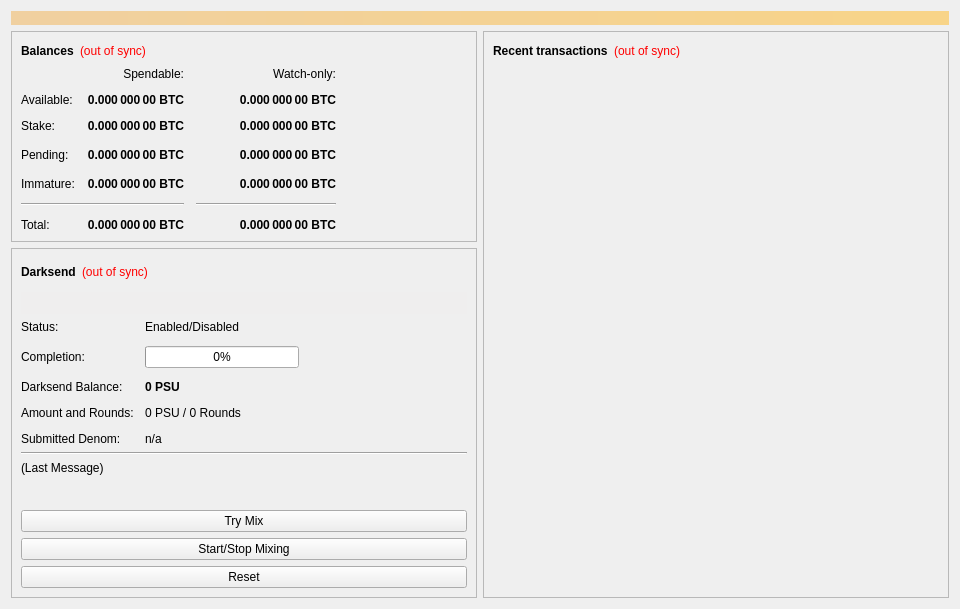
<?xml version="1.0" encoding="UTF-8"?>
<ui version="4.0">
 <class>OverviewPage</class>
 <widget class="QWidget" name="OverviewPage">
  <property name="geometry">
   <rect>
    <x>0</x>
    <y>0</y>
    <width>960</width>
    <height>594</height>
   </rect>
  </property>
  <property name="minimumSize">
   <size>
    <width>960</width>
    <height>0</height>
   </size>
  </property>
  <property name="windowTitle">
   <string>Form</string>
  </property>
  <layout class="QVBoxLayout" name="topLayout">
   <item>
    <widget class="QLabel" name="labelAlerts">
     <property name="visible">
      <bool>false</bool>
     </property>
     <property name="styleSheet">
      <string notr="true">background-color: qlineargradient(x1: 0, y1: 0, x2: 1, y2: 0, stop:0 #F0D0A0, stop:1 #F8D488); color:#000000;</string>
     </property>
     <property name="wordWrap">
      <bool>true</bool>
     </property>
     <property name="margin">
      <number>3</number>
     </property>
    </widget>
   </item>
   <item>
    <layout class="QHBoxLayout" name="horizontalLayout" stretch="1,1">
     <item>
      <layout class="QVBoxLayout" name="verticalLayout_2">
       <item>
        <widget class="QFrame" name="frame">
         <property name="frameShape">
          <enum>QFrame::StyledPanel</enum>
         </property>
         <property name="frameShadow">
          <enum>QFrame::Raised</enum>
         </property>
         <layout class="QVBoxLayout" name="verticalLayout_4">
          <item>
           <layout class="QHBoxLayout" name="horizontalLayout_4">
            <item>
             <widget class="QLabel" name="label_5">
              <property name="font">
               <font>
                <weight>75</weight>
                <bold>true</bold>
               </font>
              </property>
              <property name="text">
               <string>Balances</string>
              </property>
             </widget>
            </item>
            <item>
             <widget class="QLabel" name="labelWalletStatus">
              <property name="cursor">
               <cursorShape>WhatsThisCursor</cursorShape>
              </property>
              <property name="toolTip">
               <string>The displayed information may be out of date. Your wallet automatically synchronizes with the Posuniversecoin network after a connection is established, but this process has not completed yet.</string>
              </property>
              <property name="styleSheet">
               <string notr="true">QLabel { color: red; }</string>
              </property>
              <property name="text">
               <string notr="true">(out of sync)</string>
              </property>
              <property name="alignment">
               <set>Qt::AlignLeading|Qt::AlignLeft|Qt::AlignVCenter</set>
              </property>
             </widget>
            </item>
            <item>
             <spacer name="horizontalSpacer_3">
              <property name="orientation">
               <enum>Qt::Horizontal</enum>
              </property>
              <property name="sizeHint" stdset="0">
               <size>
                <width>40</width>
                <height>20</height>
               </size>
              </property>
             </spacer>
            </item>
           </layout>
          </item>
          <item>
           <layout class="QGridLayout" name="gridLayout">
            <property name="spacing">
             <number>12</number>
            </property>
            <item row="3" column="2">
             <widget class="QLabel" name="labelWatchPending">
              <property name="font">
               <font>
                <weight>75</weight>
                <bold>true</bold>
               </font>
              </property>
              <property name="cursor">
               <cursorShape>IBeamCursor</cursorShape>
              </property>
              <property name="toolTip">
               <string>Unconfirmed transactions to watch-only addresses</string>
              </property>
              <property name="text">
               <string notr="true">0.000 000 00 BTC</string>
              </property>
              <property name="alignment">
               <set>Qt::AlignRight|Qt::AlignTrailing|Qt::AlignVCenter</set>
              </property>
              <property name="textInteractionFlags">
               <set>Qt::LinksAccessibleByMouse|Qt::TextSelectableByKeyboard|Qt::TextSelectableByMouse</set>
              </property>
             </widget>
            </item>
            <item row="3" column="1">
             <widget class="QLabel" name="labelUnconfirmed">
              <property name="font">
               <font>
                <weight>75</weight>
                <bold>true</bold>
               </font>
              </property>
              <property name="cursor">
               <cursorShape>IBeamCursor</cursorShape>
              </property>
              <property name="toolTip">
               <string>Total of transactions that have yet to be confirmed, and do not yet count toward the spendable balance</string>
              </property>
              <property name="text">
               <string notr="true">0.000 000 00 BTC</string>
              </property>
              <property name="alignment">
               <set>Qt::AlignRight|Qt::AlignTrailing|Qt::AlignVCenter</set>
              </property>
              <property name="textInteractionFlags">
               <set>Qt::LinksAccessibleByMouse|Qt::TextSelectableByKeyboard|Qt::TextSelectableByMouse</set>
              </property>
             </widget>
            </item>
            <item row="4" column="2">
             <widget class="QLabel" name="labelWatchImmature">
              <property name="font">
               <font>
                <weight>75</weight>
                <bold>true</bold>
               </font>
              </property>
              <property name="cursor">
               <cursorShape>IBeamCursor</cursorShape>
              </property>
              <property name="toolTip">
               <string>Mined balance in watch-only addresses that has not yet matured</string>
              </property>
              <property name="text">
               <string notr="true">0.000 000 00 BTC</string>
              </property>
              <property name="alignment">
               <set>Qt::AlignRight|Qt::AlignTrailing|Qt::AlignVCenter</set>
              </property>
              <property name="textInteractionFlags">
               <set>Qt::LinksAccessibleByMouse|Qt::TextSelectableByKeyboard|Qt::TextSelectableByMouse</set>
              </property>
             </widget>
            </item>
            <item row="5" column="0" colspan="2">
             <widget class="Line" name="lineSpendableBalance">
              <property name="orientation">
               <enum>Qt::Horizontal</enum>
              </property>
             </widget>
            </item>
            <item row="5" column="2">
             <widget class="Line" name="lineWatchBalance">
              <property name="sizePolicy">
               <sizepolicy hsizetype="Preferred" vsizetype="Fixed">
                <horstretch>0</horstretch>
                <verstretch>0</verstretch>
               </sizepolicy>
              </property>
              <property name="minimumSize">
               <size>
                <width>140</width>
                <height>0</height>
               </size>
              </property>
              <property name="orientation">
               <enum>Qt::Horizontal</enum>
              </property>
             </widget>
            </item>
            <item row="6" column="0">
             <widget class="QLabel" name="labelTotalText">
              <property name="text">
               <string>Total:</string>
              </property>
             </widget>
            </item>
            <item row="4" column="1">
             <widget class="QLabel" name="labelImmature">
              <property name="font">
               <font>
                <weight>75</weight>
                <bold>true</bold>
               </font>
              </property>
              <property name="cursor">
               <cursorShape>IBeamCursor</cursorShape>
              </property>
              <property name="toolTip">
               <string>Mined balance that has not yet matured</string>
              </property>
              <property name="text">
               <string notr="true">0.000 000 00 BTC</string>
              </property>
              <property name="alignment">
               <set>Qt::AlignRight|Qt::AlignTrailing|Qt::AlignVCenter</set>
              </property>
              <property name="textInteractionFlags">
               <set>Qt::LinksAccessibleByMouse|Qt::TextSelectableByKeyboard|Qt::TextSelectableByMouse</set>
              </property>
             </widget>
            </item>
            <item row="3" column="3">
             <spacer name="horizontalSpacer_2">
              <property name="orientation">
               <enum>Qt::Horizontal</enum>
              </property>
              <property name="sizeHint" stdset="0">
               <size>
                <width>40</width>
                <height>20</height>
               </size>
              </property>
             </spacer>
            </item>
            <item row="4" column="0">
             <widget class="QLabel" name="labelImmatureText">
              <property name="text">
               <string>Immature:</string>
              </property>
             </widget>
            </item>
            <item row="6" column="1">
             <widget class="QLabel" name="labelTotal">
              <property name="font">
               <font>
                <weight>75</weight>
                <bold>true</bold>
               </font>
              </property>
              <property name="cursor">
               <cursorShape>IBeamCursor</cursorShape>
              </property>
              <property name="toolTip">
               <string>Your current total balance</string>
              </property>
              <property name="text">
               <string notr="true">0.000 000 00 BTC</string>
              </property>
              <property name="alignment">
               <set>Qt::AlignRight|Qt::AlignTrailing|Qt::AlignVCenter</set>
              </property>
              <property name="textInteractionFlags">
               <set>Qt::LinksAccessibleByMouse|Qt::TextSelectableByKeyboard|Qt::TextSelectableByMouse</set>
              </property>
             </widget>
            </item>
            <item row="6" column="2">
             <widget class="QLabel" name="labelWatchTotal">
              <property name="font">
               <font>
                <weight>75</weight>
                <bold>true</bold>
               </font>
              </property>
              <property name="cursor">
               <cursorShape>IBeamCursor</cursorShape>
              </property>
              <property name="toolTip">
               <string>Current total balance in watch-only addresses</string>
              </property>
              <property name="text">
               <string notr="true">0.000 000 00 BTC</string>
              </property>
              <property name="alignment">
               <set>Qt::AlignRight|Qt::AlignTrailing|Qt::AlignVCenter</set>
              </property>
              <property name="textInteractionFlags">
               <set>Qt::LinksAccessibleByMouse|Qt::TextSelectableByKeyboard|Qt::TextSelectableByMouse</set>
              </property>
             </widget>
            </item>
            <item row="0" column="2">
             <widget class="QLabel" name="labelWatchonly">
              <property name="text">
               <string>Watch-only:</string>
              </property>
              <property name="alignment">
               <set>Qt::AlignRight|Qt::AlignTrailing|Qt::AlignVCenter</set>
              </property>
             </widget>
            </item>
            <item row="1" column="0">
             <widget class="QLabel" name="labelBalanceText">
              <property name="text">
               <string>Available:</string>
              </property>
             </widget>
            </item>
            <item row="1" column="1">
             <widget class="QLabel" name="labelBalance">
              <property name="font">
               <font>
                <weight>75</weight>
                <bold>true</bold>
               </font>
              </property>
              <property name="cursor">
               <cursorShape>IBeamCursor</cursorShape>
              </property>
              <property name="toolTip">
               <string>Your current spendable balance</string>
              </property>
              <property name="text">
               <string notr="true">0.000 000 00 BTC</string>
              </property>
              <property name="alignment">
               <set>Qt::AlignRight|Qt::AlignTrailing|Qt::AlignVCenter</set>
              </property>
              <property name="textInteractionFlags">
               <set>Qt::LinksAccessibleByMouse|Qt::TextSelectableByKeyboard|Qt::TextSelectableByMouse</set>
              </property>
             </widget>
            </item>
            <item row="2" column="0">
             <widget class="QLabel" name="label_10">
              <property name="text">
               <string>Stake:</string>
              </property>
             </widget>
            </item>
            <item row="2" column="1">
             <widget class="QLabel" name="labelStake">
              <property name="font">
               <font>
                <weight>75</weight>
                <bold>true</bold>
               </font>
              </property>
              <property name="cursor">
               <cursorShape>IBeamCursor</cursorShape>
              </property>
              <property name="toolTip">
               <string>Total of coins that was staked, and do not yet count toward the current balance</string>
              </property>
              <property name="text">
               <string notr="true">0.000 000 00 BTC</string>
              </property>
              <property name="alignment">
               <set>Qt::AlignRight|Qt::AlignTrailing|Qt::AlignVCenter</set>
              </property>
              <property name="textInteractionFlags">
               <set>Qt::LinksAccessibleByMouse|Qt::TextSelectableByKeyboard|Qt::TextSelectableByMouse</set>
              </property>
             </widget>
            </item>
            <item row="2" column="2">
             <widget class="QLabel" name="labelWatchStake">
              <property name="font">
               <font>
                <weight>75</weight>
                <bold>true</bold>
               </font>
              </property>
              <property name="cursor">
               <cursorShape>IBeamCursor</cursorShape>
              </property>
              <property name="toolTip">
               <string>Total of coins that was staked in watch-only addresses, and do not yet count toward the current watch-only balance</string>
              </property>
              <property name="text">
               <string notr="true">0.000 000 00 BTC</string>
              </property>
              <property name="alignment">
               <set>Qt::AlignRight|Qt::AlignTrailing|Qt::AlignVCenter</set>
              </property>
              <property name="textInteractionFlags">
               <set>Qt::LinksAccessibleByMouse|Qt::TextSelectableByKeyboard|Qt::TextSelectableByMouse</set>
              </property>
             </widget>
            </item>
            <item row="1" column="2">
             <widget class="QLabel" name="labelWatchAvailable">
              <property name="font">
               <font>
                <weight>75</weight>
                <bold>true</bold>
               </font>
              </property>
              <property name="cursor">
               <cursorShape>IBeamCursor</cursorShape>
              </property>
              <property name="toolTip">
               <string>Your current balance in watch-only addresses</string>
              </property>
              <property name="text">
               <string notr="true">0.000 000 00 BTC</string>
              </property>
              <property name="alignment">
               <set>Qt::AlignRight|Qt::AlignTrailing|Qt::AlignVCenter</set>
              </property>
              <property name="textInteractionFlags">
               <set>Qt::LinksAccessibleByMouse|Qt::TextSelectableByKeyboard|Qt::TextSelectableByMouse</set>
              </property>
             </widget>
            </item>
            <item row="3" column="0">
             <widget class="QLabel" name="labelPendingText">
              <property name="text">
               <string>Pending:</string>
              </property>
             </widget>
            </item>
            <item row="0" column="1">
             <widget class="QLabel" name="labelSpendable">
              <property name="text">
               <string>Spendable:</string>
              </property>
              <property name="alignment">
               <set>Qt::AlignRight|Qt::AlignTrailing|Qt::AlignVCenter</set>
              </property>
             </widget>
            </item>
           </layout>
          </item>
         </layout>
        </widget>
       </item>
       <item>
        <widget class="QFrame" name="frameDarksend">
         <property name="sizePolicy">
          <sizepolicy hsizetype="Expanding" vsizetype="Expanding">
           <horstretch>0</horstretch>
           <verstretch>0</verstretch>
          </sizepolicy>
         </property>
         <property name="minimumSize">
          <size>
           <width>0</width>
           <height>350</height>
          </size>
         </property>
         <property name="layoutDirection">
          <enum>Qt::LeftToRight</enum>
         </property>
         <property name="frameShape">
          <enum>QFrame::StyledPanel</enum>
         </property>
         <property name="frameShadow">
          <enum>QFrame::Raised</enum>
         </property>
         <layout class="QVBoxLayout" name="verticalLayout_5">
          <item>
           <layout class="QHBoxLayout" name="horizontalLayout_5">
            <item>
             <widget class="QLabel" name="label_2">
              <property name="font">
               <font>
                <weight>75</weight>
                <bold>true</bold>
               </font>
              </property>
              <property name="text">
               <string>Darksend</string>
              </property>
             </widget>
            </item>
            <item>
             <widget class="QLabel" name="labelDarksendSyncStatus">
              <property name="toolTip">
               <string>The displayed information may be out of date. Your wallet automatically synchronizes with the Posuniversecoin network after a connection is established, but this process has not completed yet.</string>
              </property>
              <property name="styleSheet">
               <string notr="true">QLabel { color: red; }</string>
              </property>
              <property name="text">
               <string notr="true">(out of sync)</string>
              </property>
              <property name="alignment">
               <set>Qt::AlignLeading|Qt::AlignLeft|Qt::AlignVCenter</set>
              </property>
             </widget>
            </item>
            <item>
             <spacer name="horizontalSpacer_4">
              <property name="orientation">
               <enum>Qt::Horizontal</enum>
              </property>
              <property name="sizeHint" stdset="0">
               <size>
                <width>40</width>
                <height>20</height>
               </size>
              </property>
             </spacer>
            </item>
           </layout>
          </item>
          <item>
           <widget class="QPushButton" name="runAutoDenom">
            <property name="palette">
             <palette>
              <active>
               <colorrole role="WindowText">
                <brush brushstyle="SolidPattern">
                 <color alpha="255">
                  <red>0</red>
                  <green>0</green>
                  <blue>0</blue>
                 </color>
                </brush>
               </colorrole>
               <colorrole role="Button">
                <brush brushstyle="SolidPattern">
                 <color alpha="255">
                  <red>239</red>
                  <green>238</green>
                  <blue>238</blue>
                 </color>
                </brush>
               </colorrole>
               <colorrole role="Light">
                <brush brushstyle="SolidPattern">
                 <color alpha="255">
                  <red>255</red>
                  <green>255</green>
                  <blue>255</blue>
                 </color>
                </brush>
               </colorrole>
               <colorrole role="Midlight">
                <brush brushstyle="SolidPattern">
                 <color alpha="255">
                  <red>247</red>
                  <green>246</green>
                  <blue>246</blue>
                 </color>
                </brush>
               </colorrole>
               <colorrole role="Dark">
                <brush brushstyle="SolidPattern">
                 <color alpha="255">
                  <red>119</red>
                  <green>119</green>
                  <blue>119</blue>
                 </color>
                </brush>
               </colorrole>
               <colorrole role="Mid">
                <brush brushstyle="SolidPattern">
                 <color alpha="255">
                  <red>159</red>
                  <green>159</green>
                  <blue>159</blue>
                 </color>
                </brush>
               </colorrole>
               <colorrole role="Text">
                <brush brushstyle="SolidPattern">
                 <color alpha="255">
                  <red>0</red>
                  <green>0</green>
                  <blue>0</blue>
                 </color>
                </brush>
               </colorrole>
               <colorrole role="BrightText">
                <brush brushstyle="SolidPattern">
                 <color alpha="255">
                  <red>255</red>
                  <green>255</green>
                  <blue>255</blue>
                 </color>
                </brush>
               </colorrole>
               <colorrole role="ButtonText">
                <brush brushstyle="SolidPattern">
                 <color alpha="255">
                  <red>0</red>
                  <green>0</green>
                  <blue>0</blue>
                 </color>
                </brush>
               </colorrole>
               <colorrole role="Base">
                <brush brushstyle="SolidPattern">
                 <color alpha="255">
                  <red>255</red>
                  <green>255</green>
                  <blue>255</blue>
                 </color>
                </brush>
               </colorrole>
               <colorrole role="Window">
                <brush brushstyle="SolidPattern">
                 <color alpha="255">
                  <red>239</red>
                  <green>238</green>
                  <blue>238</blue>
                 </color>
                </brush>
               </colorrole>
               <colorrole role="Shadow">
                <brush brushstyle="SolidPattern">
                 <color alpha="255">
                  <red>0</red>
                  <green>0</green>
                  <blue>0</blue>
                 </color>
                </brush>
               </colorrole>
               <colorrole role="AlternateBase">
                <brush brushstyle="SolidPattern">
                 <color alpha="255">
                  <red>247</red>
                  <green>246</green>
                  <blue>246</blue>
                 </color>
                </brush>
               </colorrole>
               <colorrole role="ToolTipBase">
                <brush brushstyle="SolidPattern">
                 <color alpha="255">
                  <red>255</red>
                  <green>255</green>
                  <blue>220</blue>
                 </color>
                </brush>
               </colorrole>
               <colorrole role="ToolTipText">
                <brush brushstyle="SolidPattern">
                 <color alpha="255">
                  <red>0</red>
                  <green>0</green>
                  <blue>0</blue>
                 </color>
                </brush>
               </colorrole>
              </active>
              <inactive>
               <colorrole role="WindowText">
                <brush brushstyle="SolidPattern">
                 <color alpha="255">
                  <red>0</red>
                  <green>0</green>
                  <blue>0</blue>
                 </color>
                </brush>
               </colorrole>
               <colorrole role="Button">
                <brush brushstyle="SolidPattern">
                 <color alpha="255">
                  <red>239</red>
                  <green>238</green>
                  <blue>238</blue>
                 </color>
                </brush>
               </colorrole>
               <colorrole role="Light">
                <brush brushstyle="SolidPattern">
                 <color alpha="255">
                  <red>255</red>
                  <green>255</green>
                  <blue>255</blue>
                 </color>
                </brush>
               </colorrole>
               <colorrole role="Midlight">
                <brush brushstyle="SolidPattern">
                 <color alpha="255">
                  <red>247</red>
                  <green>246</green>
                  <blue>246</blue>
                 </color>
                </brush>
               </colorrole>
               <colorrole role="Dark">
                <brush brushstyle="SolidPattern">
                 <color alpha="255">
                  <red>119</red>
                  <green>119</green>
                  <blue>119</blue>
                 </color>
                </brush>
               </colorrole>
               <colorrole role="Mid">
                <brush brushstyle="SolidPattern">
                 <color alpha="255">
                  <red>159</red>
                  <green>159</green>
                  <blue>159</blue>
                 </color>
                </brush>
               </colorrole>
               <colorrole role="Text">
                <brush brushstyle="SolidPattern">
                 <color alpha="255">
                  <red>0</red>
                  <green>0</green>
                  <blue>0</blue>
                 </color>
                </brush>
               </colorrole>
               <colorrole role="BrightText">
                <brush brushstyle="SolidPattern">
                 <color alpha="255">
                  <red>255</red>
                  <green>255</green>
                  <blue>255</blue>
                 </color>
                </brush>
               </colorrole>
               <colorrole role="ButtonText">
                <brush brushstyle="SolidPattern">
                 <color alpha="255">
                  <red>0</red>
                  <green>0</green>
                  <blue>0</blue>
                 </color>
                </brush>
               </colorrole>
               <colorrole role="Base">
                <brush brushstyle="SolidPattern">
                 <color alpha="255">
                  <red>255</red>
                  <green>255</green>
                  <blue>255</blue>
                 </color>
                </brush>
               </colorrole>
               <colorrole role="Window">
                <brush brushstyle="SolidPattern">
                 <color alpha="255">
                  <red>239</red>
                  <green>238</green>
                  <blue>238</blue>
                 </color>
                </brush>
               </colorrole>
               <colorrole role="Shadow">
                <brush brushstyle="SolidPattern">
                 <color alpha="255">
                  <red>0</red>
                  <green>0</green>
                  <blue>0</blue>
                 </color>
                </brush>
               </colorrole>
               <colorrole role="AlternateBase">
                <brush brushstyle="SolidPattern">
                 <color alpha="255">
                  <red>247</red>
                  <green>246</green>
                  <blue>246</blue>
                 </color>
                </brush>
               </colorrole>
               <colorrole role="ToolTipBase">
                <brush brushstyle="SolidPattern">
                 <color alpha="255">
                  <red>255</red>
                  <green>255</green>
                  <blue>220</blue>
                 </color>
                </brush>
               </colorrole>
               <colorrole role="ToolTipText">
                <brush brushstyle="SolidPattern">
                 <color alpha="255">
                  <red>0</red>
                  <green>0</green>
                  <blue>0</blue>
                 </color>
                </brush>
               </colorrole>
              </inactive>
              <disabled>
               <colorrole role="WindowText">
                <brush brushstyle="SolidPattern">
                 <color alpha="255">
                  <red>119</red>
                  <green>119</green>
                  <blue>119</blue>
                 </color>
                </brush>
               </colorrole>
               <colorrole role="Button">
                <brush brushstyle="SolidPattern">
                 <color alpha="255">
                  <red>239</red>
                  <green>238</green>
                  <blue>238</blue>
                 </color>
                </brush>
               </colorrole>
               <colorrole role="Light">
                <brush brushstyle="SolidPattern">
                 <color alpha="255">
                  <red>255</red>
                  <green>255</green>
                  <blue>255</blue>
                 </color>
                </brush>
               </colorrole>
               <colorrole role="Midlight">
                <brush brushstyle="SolidPattern">
                 <color alpha="255">
                  <red>247</red>
                  <green>246</green>
                  <blue>246</blue>
                 </color>
                </brush>
               </colorrole>
               <colorrole role="Dark">
                <brush brushstyle="SolidPattern">
                 <color alpha="255">
                  <red>119</red>
                  <green>119</green>
                  <blue>119</blue>
                 </color>
                </brush>
               </colorrole>
               <colorrole role="Mid">
                <brush brushstyle="SolidPattern">
                 <color alpha="255">
                  <red>159</red>
                  <green>159</green>
                  <blue>159</blue>
                 </color>
                </brush>
               </colorrole>
               <colorrole role="Text">
                <brush brushstyle="SolidPattern">
                 <color alpha="255">
                  <red>119</red>
                  <green>119</green>
                  <blue>119</blue>
                 </color>
                </brush>
               </colorrole>
               <colorrole role="BrightText">
                <brush brushstyle="SolidPattern">
                 <color alpha="255">
                  <red>255</red>
                  <green>255</green>
                  <blue>255</blue>
                 </color>
                </brush>
               </colorrole>
               <colorrole role="ButtonText">
                <brush brushstyle="SolidPattern">
                 <color alpha="255">
                  <red>119</red>
                  <green>119</green>
                  <blue>119</blue>
                 </color>
                </brush>
               </colorrole>
               <colorrole role="Base">
                <brush brushstyle="SolidPattern">
                 <color alpha="255">
                  <red>239</red>
                  <green>238</green>
                  <blue>238</blue>
                 </color>
                </brush>
               </colorrole>
               <colorrole role="Window">
                <brush brushstyle="SolidPattern">
                 <color alpha="255">
                  <red>239</red>
                  <green>238</green>
                  <blue>238</blue>
                 </color>
                </brush>
               </colorrole>
               <colorrole role="Shadow">
                <brush brushstyle="SolidPattern">
                 <color alpha="255">
                  <red>0</red>
                  <green>0</green>
                  <blue>0</blue>
                 </color>
                </brush>
               </colorrole>
               <colorrole role="AlternateBase">
                <brush brushstyle="SolidPattern">
                 <color alpha="255">
                  <red>239</red>
                  <green>238</green>
                  <blue>238</blue>
                 </color>
                </brush>
               </colorrole>
               <colorrole role="ToolTipBase">
                <brush brushstyle="SolidPattern">
                 <color alpha="255">
                  <red>255</red>
                  <green>255</green>
                  <blue>220</blue>
                 </color>
                </brush>
               </colorrole>
               <colorrole role="ToolTipText">
                <brush brushstyle="SolidPattern">
                 <color alpha="255">
                  <red>0</red>
                  <green>0</green>
                  <blue>0</blue>
                 </color>
                </brush>
               </colorrole>
              </disabled>
             </palette>
            </property>
            <property name="focusPolicy">
             <enum>Qt::NoFocus</enum>
            </property>
            <property name="autoFillBackground">
             <bool>true</bool>
            </property>
            <property name="text">
             <string/>
            </property>
            <property name="flat">
             <bool>true</bool>
            </property>
           </widget>
          </item>
          <item>
           <layout class="QFormLayout" name="formLayout">
            <property name="fieldGrowthPolicy">
             <enum>QFormLayout::AllNonFixedFieldsGrow</enum>
            </property>
            <property name="horizontalSpacing">
             <number>11</number>
            </property>
            <property name="verticalSpacing">
             <number>12</number>
            </property>
            <item row="0" column="0">
             <widget class="QLabel" name="label_6">
              <property name="text">
               <string>Status:</string>
              </property>
             </widget>
            </item>
            <item row="1" column="0">
             <widget class="QLabel" name="label_7">
              <property name="text">
               <string>Completion:</string>
              </property>
             </widget>
            </item>
            <item row="1" column="1">
             <widget class="QProgressBar" name="darksendProgress">
              <property name="maximumSize">
               <size>
                <width>154</width>
                <height>16777215</height>
               </size>
              </property>
              <property name="value">
               <number>0</number>
              </property>
             </widget>
            </item>
            <item row="3" column="0">
             <widget class="QLabel" name="labelAnonymizedText">
              <property name="text">
               <string>Darksend Balance:</string>
              </property>
             </widget>
            </item>
            <item row="3" column="1">
             <widget class="QLabel" name="labelAnonymized">
              <property name="font">
               <font>
                <weight>75</weight>
                <bold>true</bold>
               </font>
              </property>
              <property name="text">
               <string notr="true">0 PSU</string>
              </property>
             </widget>
            </item>
            <item row="4" column="0">
             <widget class="QLabel" name="label_8">
              <property name="text">
               <string>Amount and Rounds:</string>
              </property>
             </widget>
            </item>
            <item row="4" column="1">
             <widget class="QLabel" name="labelAmountRounds">
              <property name="text">
               <string>0 PSU / 0 Rounds</string>
              </property>
             </widget>
            </item>
            <item row="5" column="0">
             <widget class="QLabel" name="label_9">
              <property name="text">
               <string>Submitted Denom:</string>
              </property>
             </widget>
            </item>
            <item row="5" column="1">
             <widget class="QLabel" name="labelSubmittedDenom">
              <property name="toolTip">
               <string>The denominations you submitted to the Masternode.&lt;br&gt;To mix, other users must submit the exact same denominations.</string>
              </property>
              <property name="text">
               <string>n/a</string>
              </property>
             </widget>
            </item>
            <item row="0" column="1">
             <widget class="QLabel" name="darksendEnabled">
              <property name="text">
               <string>Enabled/Disabled</string>
              </property>
             </widget>
            </item>
           </layout>
          </item>
          <item>
           <widget class="Line" name="lineLastMessage">
            <property name="orientation">
             <enum>Qt::Horizontal</enum>
            </property>
           </widget>
          </item>
          <item>
           <widget class="QLabel" name="darksendStatus">
            <property name="minimumSize">
             <size>
              <width>288</width>
              <height>43</height>
             </size>
            </property>
            <property name="text">
             <string>(Last Message)</string>
            </property>
            <property name="alignment">
             <set>Qt::AlignLeading|Qt::AlignLeft|Qt::AlignTop</set>
            </property>
            <property name="wordWrap">
             <bool>true</bool>
            </property>
           </widget>
          </item>
          <item>
           <widget class="QPushButton" name="darksendAuto">
            <property name="sizePolicy">
             <sizepolicy hsizetype="MinimumExpanding" vsizetype="Fixed">
              <horstretch>0</horstretch>
              <verstretch>0</verstretch>
             </sizepolicy>
            </property>
            <property name="toolTip">
             <string>Try to manually submit a Darksend request.</string>
            </property>
            <property name="text">
             <string>Try Mix</string>
            </property>
           </widget>
          </item>
          <item>
           <widget class="QPushButton" name="toggleDarksend">
            <property name="sizePolicy">
             <sizepolicy hsizetype="MinimumExpanding" vsizetype="Fixed">
              <horstretch>0</horstretch>
              <verstretch>0</verstretch>
             </sizepolicy>
            </property>
            <property name="text">
             <string>Start/Stop Mixing</string>
            </property>
           </widget>
          </item>
          <item>
           <widget class="QPushButton" name="darksendReset">
            <property name="sizePolicy">
             <sizepolicy hsizetype="MinimumExpanding" vsizetype="Fixed">
              <horstretch>0</horstretch>
              <verstretch>0</verstretch>
             </sizepolicy>
            </property>
            <property name="toolTip">
             <string>Reset the current status of Darksend (can interrupt Darksend if it's in the process of Mixing, which can cost you money!)</string>
            </property>
            <property name="autoFillBackground">
             <bool>false</bool>
            </property>
            <property name="text">
             <string>Reset</string>
            </property>
           </widget>
          </item>
         </layout>
        </widget>
       </item>
       <item>
        <spacer name="verticalSpacer">
         <property name="orientation">
          <enum>Qt::Vertical</enum>
         </property>
         <property name="sizeHint" stdset="0">
          <size>
           <width>20</width>
           <height>40</height>
          </size>
         </property>
        </spacer>
       </item>
      </layout>
     </item>
     <item>
      <layout class="QVBoxLayout" name="verticalLayout_3">
       <item>
        <widget class="QFrame" name="frame_2">
         <property name="frameShape">
          <enum>QFrame::StyledPanel</enum>
         </property>
         <property name="frameShadow">
          <enum>QFrame::Raised</enum>
         </property>
         <layout class="QVBoxLayout" name="verticalLayout">
          <item>
           <layout class="QHBoxLayout" name="horizontalLayout_2">
            <item>
             <widget class="QLabel" name="label_4">
              <property name="font">
               <font>
                <weight>75</weight>
                <bold>true</bold>
               </font>
              </property>
              <property name="text">
               <string>Recent transactions</string>
              </property>
             </widget>
            </item>
            <item>
             <widget class="QLabel" name="labelTransactionsStatus">
              <property name="cursor">
               <cursorShape>WhatsThisCursor</cursorShape>
              </property>
              <property name="toolTip">
               <string>The displayed information may be out of date. Your wallet automatically synchronizes with the Posuniversecoin network after a connection is established, but this process has not completed yet.</string>
              </property>
              <property name="styleSheet">
               <string notr="true">QLabel { color: red; }</string>
              </property>
              <property name="text">
               <string notr="true">(out of sync)</string>
              </property>
              <property name="alignment">
               <set>Qt::AlignRight|Qt::AlignTrailing|Qt::AlignVCenter</set>
              </property>
             </widget>
            </item>
            <item>
             <spacer name="horizontalSpacer">
              <property name="orientation">
               <enum>Qt::Horizontal</enum>
              </property>
              <property name="sizeHint" stdset="0">
               <size>
                <width>40</width>
                <height>20</height>
               </size>
              </property>
             </spacer>
            </item>
           </layout>
          </item>
          <item>
           <widget class="QListView" name="listTransactions">
            <property name="styleSheet">
             <string notr="true">QListView { background: transparent; }</string>
            </property>
            <property name="frameShape">
             <enum>QFrame::NoFrame</enum>
            </property>
            <property name="verticalScrollBarPolicy">
             <enum>Qt::ScrollBarAlwaysOff</enum>
            </property>
            <property name="horizontalScrollBarPolicy">
             <enum>Qt::ScrollBarAlwaysOff</enum>
            </property>
            <property name="selectionMode">
             <enum>QAbstractItemView::NoSelection</enum>
            </property>
           </widget>
          </item>
         </layout>
        </widget>
       </item>
      </layout>
     </item>
    </layout>
   </item>
  </layout>
 </widget>
 <resources/>
 <connections/>
</ui>
